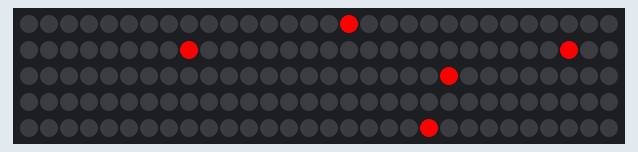
Simulated run of this sketch. Board: Arduino Uno, built with avr-gcc and run on an emulated ATmega328P. On the bench: 150 RGB LEDs in strip order, left to right, continuing on the next row. Random numbers use the default seed unless the sketch sets one.

Above: at 16.97 s.

The sketch:

Twinkle.ino
```cpp
#include <Adafruit_NeoPixel.h>
#define PIN 2
#define NUM_LEDS 150
// Parameter 1 = number of pixels in strip
// Parameter 2 = pin number (most are valid)
// Parameter 3 = pixel type flags, add together as needed:
//   NEO_KHZ800  800 KHz bitstream (most NeoPixel products w/WS2812 LEDs)
//   NEO_KHZ400  400 KHz (classic 'v1' (not v2) FLORA pixels, WS2811 drivers)
//   NEO_GRB     Pixels are wired for GRB bitstream (most NeoPixel products)
//   NEO_RGB     Pixels are wired for RGB bitstream (v1 FLORA pixels, not v2)
Adafruit_NeoPixel strip = Adafruit_NeoPixel(NUM_LEDS, PIN, NEO_GRB + NEO_KHZ800);

void setup() {
  strip.begin();
  strip.show(); // Initialize all pixels to 'off'
}

// *** REPLACE FROM HERE ***
void loop() {
  Twinkle(0xff, 0, 0, 10, 100, false);
}

void Twinkle(byte red, byte green, byte blue, int Count, int SpeedDelay, boolean OnlyOne) {
  setAll(0,0,0);

  for (int i=0; i<Count; i++) {
     setPixel(random(NUM_LEDS),red,green,blue);
     showStrip();
     delay(SpeedDelay);
     if(OnlyOne) {
       setAll(0,0,0);
     }
   }

  delay(SpeedDelay);
}
// *** REPLACE TO HERE ***

void showStrip() {
 #ifdef ADAFRUIT_NEOPIXEL_H
   // NeoPixel
   strip.show();
 #endif
 #ifndef ADAFRUIT_NEOPIXEL_H
   // FastLED
   FastLED.show();
 #endif
}

void setPixel(int Pixel, byte red, byte green, byte blue) {
 #ifdef ADAFRUIT_NEOPIXEL_H
   // NeoPixel
   strip.setPixelColor(Pixel, strip.Color(red, green, blue));
 #endif
 #ifndef ADAFRUIT_NEOPIXEL_H
   // FastLED
   leds[Pixel].r = red;
   leds[Pixel].g = green;
   leds[Pixel].b = blue;
 #endif
}

void setAll(byte red, byte green, byte blue) {
  for(int i = 0; i < NUM_LEDS; i++ ) {
    setPixel(i, red, green, blue);
  }
  showStrip();
}
```
